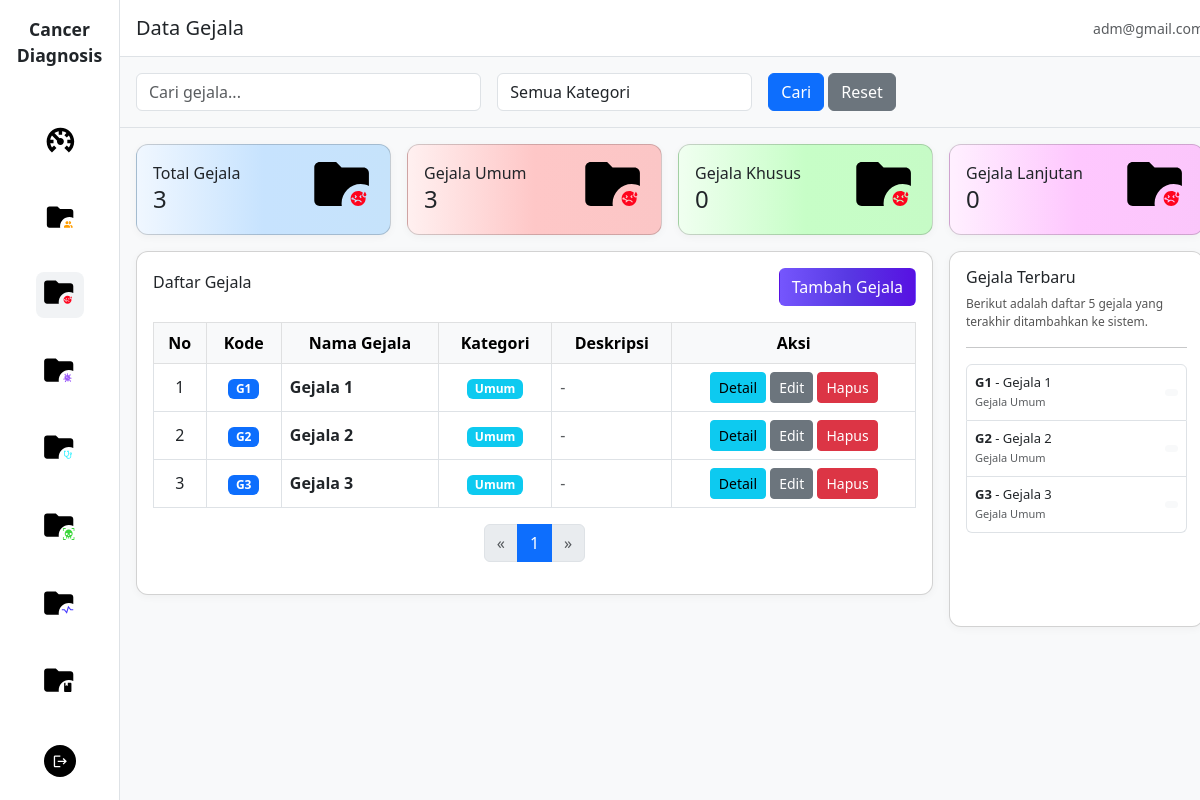
The app's page /gejala/, older data.
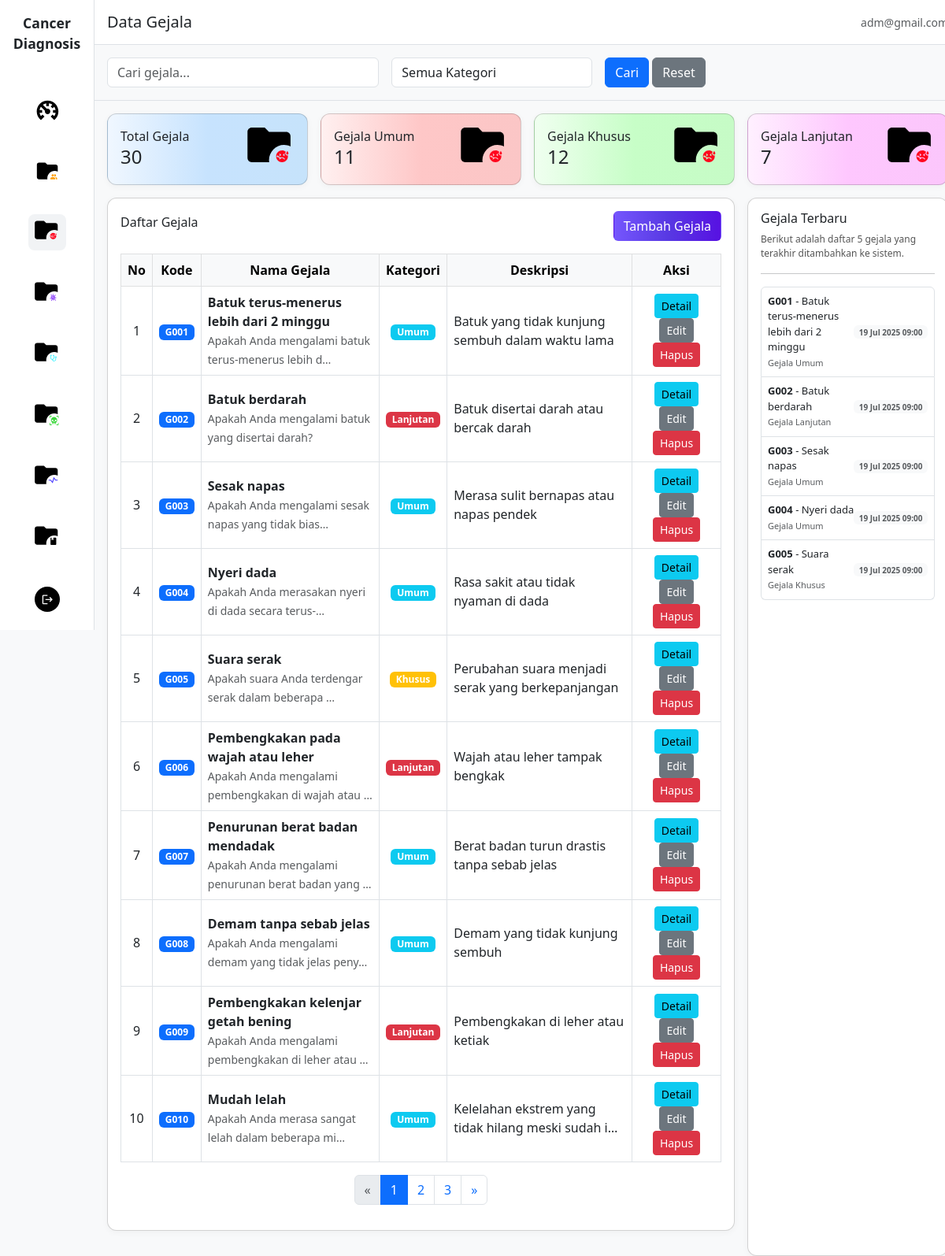
The same page, newer data.
### sp_kanker_diagnosa_app/models.py (models this page shows, shortened)
class Gejala(models.Model):
    KATEGORI_CHOICES = [
        ('UMUM', 'Gejala Umum'),
        ('KHUSUS', 'Gejala Khusus'),
        ('LANJUTAN', 'Gejala Lanjutan'),
    ]
    kode = models.CharField(max_length=10, unique=True)
    nama = models.CharField(max_length=150)
    deskripsi = models.TextField(blank=True)
    kategori = models.CharField(max_length=20, choices=KATEGORI_CHOICES, default='UMUM')
    pertanyaan = models.TextField(help_text="Pertanyaan untuk mengidentifikasi gejala")
    dibuat = models.DateTimeField(auto_now_add=True)
    class Meta:
        verbose_name = "Gejala"
        verbose_name_plural = "Gejala"
        ordering = ['kategori', 'nama']

### sp_kanker_diagnosa_app/views.py (the view)
# urls.py: path('gejala/', views.gejala_list, name='gejala_list'),
def gejala_list(request):
    search_form = PencarianGejalaForm(request.GET)
    gejala_qs = Gejala.objects.all()
    if search_form.is_valid():
        nama = search_form.cleaned_data.get('nama')
        kategori = search_form.cleaned_data.get('kategori')
        if nama:
            gejala_qs = gejala_qs.filter(nama__icontains=nama)
        if kategori:
            gejala_qs = gejala_qs.filter(kategori=kategori)
    paginator = Paginator(gejala_qs.order_by('dibuat'), 10)
    page_number = request.GET.get('page')
    page_obj = paginator.get_page(page_number)
    gejala_count = gejala_qs.count()
    gejala_umum = gejala_qs.filter(kategori='UMUM').count()
    gejala_khusus = gejala_qs.filter(kategori='KHUSUS').count()
    gejala_lanjutan = gejala_qs.filter(kategori='LANJUTAN').count()
    context = {
        'page_obj': page_obj,
        'gejala_count': gejala_count,
        'gejala_umum': gejala_umum,
        'gejala_khusus': gejala_khusus,
        'gejala_lanjutan': gejala_lanjutan,
        'search_form': search_form,
    }
    return render(request, 'gejala/list.html', context)

### sp_kanker_diagnosa_app/forms.py
class PencarianGejalaForm(forms.Form):
    nama = forms.CharField(
        required=False,
        widget=forms.TextInput(attrs={
            'class': 'form-control',
            'placeholder': 'Cari gejala...'
        })
    )
    kategori = forms.ChoiceField(
        choices=[('', 'Semua Kategori')] + Gejala.KATEGORI_CHOICES,
        required=False,
        widget=forms.Select(attrs={'class': 'form-control'})
    )

### templates/gejala/list.html (shortened to what the changed rows need)
{% extends 'base.html' %}
{% load static %}
{% block content %}
<main class="col-md-10 col-lg-11 col-12 main-content">
    <div class="row g-3 p-3">
        <div class="col-12 col-sm-6 col-lg-3">
            <div class="card card-custom p-3 h-100" style="background: linear-gradient(to right, #f0f7ff 0%, #c7e3fe, #c6e3fb 100%);">
                <div class="d-flex align-items-center justify-content-between">
                    <div>
                        <div>Total Gejala</div>
                        <h4 class="mb-1">{{ gejala_count|default:"0" }}</h4>
                    </div>
                </div>
            </div>
        </div>
        <div class="col-12 col-sm-6 col-lg-3">
            <div class="card card-custom p-3 h-100"
                style="background: linear-gradient(to right, #fff0f0 0%, #fec7c7, #fbc6c6 100%);">
                <div class="d-flex align-items-center justify-content-between">
                    <div>
                        <div>Gejala Umum</div>
                        <h4 class="mb-1">{{ gejala_umum|default:"0" }}</h4>
                    </div>
                </div>
            </div>
        </div>
        <div class="col-12 col-sm-6 col-lg-3">
            <div class="card card-custom p-3 h-100"
                style="background: linear-gradient(to right, #f0fff0 0%, #c7fec7, #c6fbc6 100%);">
                <div class="d-flex align-items-center justify-content-between">
                    <div>
                        <div>Gejala Khusus</div>
                        <h4 class="mb-1">{{ gejala_khusus|default:"0" }}</h4>
                    </div>
                </div>
            </div>
        </div>
        <div class="col-12 col-sm-6 col-lg-3">
            <div class="card card-custom p-3 h-100"
                style="background: linear-gradient(to right, #fff0ff 0%, #fec7fe, #fbc6fb 100%);">
                <div class="d-flex align-items-center justify-content-between">
                    <div>
                        <div>Gejala Lanjutan</div>
                        <h4 class="mb-1">{{ gejala_lanjutan|default:"0" }}</h4>
                    </div>
                </div>
            </div>
        </div>
        </div>
    <div class="row g-3 px-3">
        <div class="col-12 col-lg-9 mb-3 mb-lg-0">
            <div class="card card-custom p-3 table-card">
                <div class="table-responsive">
                    <table class="table table-bordered mt-3 align-middle">
                        <thead class="table-light">
                            <tr class="text-center">
                                <th>No</th>
                                <th>Kode</th>
                                <th>Nama Gejala</th>
                                <th>Kategori</th>
                                <th>Deskripsi</th>
                                <th>Aksi</th>
                            </tr>
                        </thead>
                        <tbody>
                            {% if page_obj %}
                            {% for gejala in page_obj %}
                                <tr>
                                    <td class="text-center">
                                        {{ forloop.counter }}
                                    </td>
                                    <td class="text-center">
                                        <span class="badge bg-primary">{{ gejala.kode }}</span>
                                    </td>
                                    <td>
                                        <strong>{{ gejala.nama }}</strong>
                                        {% if gejala.pertanyaan %}
                                        <br><small class="text-muted">{{ gejala.pertanyaan|truncatechars:50 }}</small>
                                        {% endif %}
                                    </td>
                                    <td class="text-center">
                                        {% if gejala.kategori == 'UMUM' %}
                                        <span class="badge bg-info">Umum</span>
                                        {% elif gejala.kategori == 'KHUSUS' %}
                                        <span class="badge bg-warning">Khusus</span>
                                        {% elif gejala.kategori == 'LANJUTAN' %}
                                        <span class="badge bg-danger">Lanjutan</span>
                                        {% endif %}
                                    </td>
                                    <td>
                                        {% if gejala.deskripsi %}
                                        {{ gejala.deskripsi|truncatechars:50 }}
                                        {% else %}
                                        <span class="text-muted">-</span>
                                        {% endif %}
                                    </td>
                                    <td class="text-center">
                                        <a href="{% url 'gejala_detail' gejala.id %}" class="btn btn-sm btn-info">Detail</a>
                                        <a href="{% url 'gejala_update' gejala.id %}" class="btn btn-sm btn-secondary">Edit</a>
                                        <a href="{% url 'gejala_delete' gejala.id %}" class="btn btn-sm btn-danger" onclick="return confirm('Yakin hapus data gejala ini?')">Hapus</a>
                                    </td>
                                </tr>
                                {% endfor %}
                            {% else %}
                                <tr>
                                    <td colspan="6" class="text-center text-muted">Tidak ada data gejala.</td>
                                </tr>
                            {% endif %}
                        </tbody>
                    </table>
                    {% if page_obj %}
                    <nav>
                        <ul class="pagination justify-content-center flex-wrap">
                            {% for num in page_obj.paginator.page_range %}
                                {% if num == page_obj.number %}
                                    <li class="page-item active"><span class="page-link">{{ num }}</span></li>
                                {% elif num >= page_obj.number|add:'-2' and num <= page_obj.number|add:'2' %}
                                    <li class="page-item">
                                        <a class="page-link"
                                            href="?page={{ num }}{% if request.GET.nama %}&nama={{ request.GET.nama }}{% endif %}{% if request.GET.kategori %}&kategori={{ request.GET.kategori }}{% endif %}">{{ num }}</a>
                                    </li>
                                {% elif num == 1 or num == page_obj.paginator.num_pages %}
                                    <li class="page-item">
                                        <a class="page-link"
                                            href="?page={{ num }}{% if request.GET.nama %}&nama={{ request.GET.nama }}{% endif %}{% if request.GET.kategori %}&kategori={{ request.GET.kategori }}{% endif %}">{{ num }}</a>
                                    </li>
                                {% elif num == page_obj.number|add:'-3' or num == page_obj.number|add:'3' %}
                                    <li class="page-item disabled"><span class="page-link">...</span></li>
                                {% endif %}
                            {% endfor %}
                            {% if page_obj.has_next %}
                            <li class="page-item">
                                <a class="page-link"
                                    href="?page={{ page_obj.next_page_number }}{% if request.GET.nama %}&nama={{ request.GET.nama }}{% endif %}{% if request.GET.kategori %}&kategori={{ request.GET.kategori }}{% endif %}">&raquo;</a>
                            </li>
                            {% else %}
                            <li class="page-item disabled"><span class="page-link">&raquo;</span></li>
                            {% endif %}
                        </ul>
                    </nav>
                    {% endif %}
                </div>
            </div>
        </div>
        <div class="col-12 col-lg-3 mb-3 mb-lg-0">
            <div class="card card-custom p-3 h-100 d-flex flex-column justify-content-between">
                <div>
                    <ul class="list-group mb-2" style="font-size: 13px;">
                        {% if page_obj %}
                        {% for gejala in page_obj|slice:":5" %}
                                <li class="list-group-item d-flex justify-content-between align-items-center py-2 px-2">
                                    <div>
                                        <strong>{{ gejala.kode|default:"-" }}</strong> - {{ gejala.nama|default:"-" }}
                                        <br>
                                        <span class="text-muted" style="font-size:11px;">
                                            {% if gejala.kategori == "UMUM" %}
                                            Gejala Umum
                                            {% elif gejala.kategori == "KHUSUS" %}
                                            Gejala Khusus
                                            {% elif gejala.kategori == "LANJUTAN" %}
                                            Gejala Lanjutan
                                            {% else %}
                                            -
                                            {% endif %}
                                        </span>
                                        </div>
                                        <div class="d-flex align-items-center gap-1">
                                            <span class="badge bg-light text-muted" style="font-size:10px;">
                                                {{ gejala.dibuat|date:"d M Y H:i" }}
                                            </span>
                                    </div>
                                </li>
                            {% endfor %}
                        {% else %}
                            <li class="list-group-item text-muted text-center py-2 px-2">Belum ada data gejala.</li>
                        {% endif %}
                    </ul>
                </div>
            </div>
        </div>
    </div>
</main>
{% endblock %}

Row changes from the older to the newer data that the page shows:
removed Gejala: kode "G1", nama "Gejala 1", kategori "Umum"
removed Gejala: kode "G2", nama "Gejala 2", kategori "Umum"
removed Gejala: kode "G3", nama "Gejala 3", kategori "Umum"
added Gejala: kode "G001", nama "Batuk terus-menerus lebih dari 2 minggu", pertanyaan "Apakah Anda mengalami batuk terus-menerus lebih d…", kategori "Umum", deskripsi "Batuk yang tidak kunjung sembuh dalam waktu lama", dibuat "19 Jul 2025 09:00"
added Gejala: kode "G002", nama "Batuk berdarah", pertanyaan "Apakah Anda mengalami batuk yang disertai darah?", kategori "Lanjutan", deskripsi "Batuk disertai darah atau bercak darah", dibuat "19 Jul 2025 09:00"
added Gejala: kode "G003", nama "Sesak napas", pertanyaan "Apakah Anda mengalami sesak napas yang tidak bias…", kategori "Umum", deskripsi "Merasa sulit bernapas atau napas pendek", dibuat "19 Jul 2025 09:00"
added Gejala: kode "G004", nama "Nyeri dada", pertanyaan "Apakah Anda merasakan nyeri di dada secara terus-…", kategori "Umum", deskripsi "Rasa sakit atau tidak nyaman di dada", dibuat "19 Jul 2025 09:00"
added Gejala: kode "G005", nama "Suara serak", pertanyaan "Apakah suara Anda terdengar serak dalam beberapa …", kategori "Khusus", deskripsi "Perubahan suara menjadi serak yang berkepanjangan", dibuat "19 Jul 2025 09:00"
added Gejala: kode "G006", nama "Pembengkakan pada wajah atau leher", pertanyaan "Apakah Anda mengalami pembengkakan di wajah atau …", kategori "Lanjutan", deskripsi "Wajah atau leher tampak bengkak", shown under "Daftar Gejala"
added Gejala: kode "G007", nama "Penurunan berat badan mendadak", pertanyaan "Apakah Anda mengalami penurunan berat badan yang …", kategori "Umum", deskripsi "Berat badan turun drastis tanpa sebab jelas", shown under "Daftar Gejala"
added Gejala: kode "G008", nama "Demam tanpa sebab jelas", pertanyaan "Apakah Anda mengalami demam yang tidak jelas peny…", kategori "Umum", deskripsi "Demam yang tidak kunjung sembuh", shown under "Daftar Gejala"
added Gejala: kode "G009", nama "Pembengkakan kelenjar getah bening", pertanyaan "Apakah Anda mengalami pembengkakan di leher atau …", kategori "Lanjutan", deskripsi "Pembengkakan di leher atau ketiak", shown under "Daftar Gejala"
added Gejala: kode "G010", nama "Mudah lelah", pertanyaan "Apakah Anda merasa sangat lelah dalam beberapa mi…", kategori "Umum", deskripsi "Kelelahan ekstrem yang tidak hilang meski sudah i…", shown under "Daftar Gejala"
Text that changed along with them:
{{ gejala_count|default:"0" }}: "3" → "30"
{{ gejala_umum|default:"0" }}: "3" → "11"
{{ gejala_khusus|default:"0" }}: "0" → "12"
{{ gejala_lanjutan|default:"0" }}: "0" → "7"
new list line: "2"
new list line: "3"
